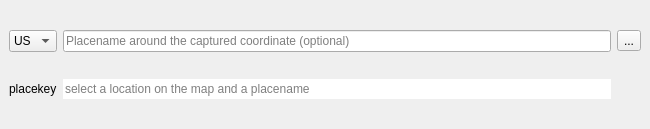
<?xml version="1.0" encoding="UTF-8"?>
<ui version="4.0">
 <class>placekeyDockWidgetBase</class>
 <widget class="QDockWidget" name="placekeyDockWidgetBase">
  <property name="geometry">
   <rect>
    <x>0</x>
    <y>0</y>
    <width>650</width>
    <height>129</height>
   </rect>
  </property>
  <property name="windowTitle">
   <string>Placekey Connector</string>
  </property>
  <widget class="QWidget" name="dockWidgetContents">
   <layout class="QGridLayout" name="gridLayout">
    <item row="0" column="3">
     <widget class="QToolButton" name="toolButton">
      <property name="text">
       <string>...</string>
      </property>
      <property name="icon">
       <iconset>
        <normaloff>../Hqgis/target.png</normaloff>../Hqgis/target.png</iconset>
      </property>
      <property name="checkable">
       <bool>true</bool>
      </property>
      <property name="checked">
       <bool>false</bool>
      </property>
     </widget>
    </item>
    <item row="0" column="1">
     <layout class="QVBoxLayout" name="verticalLayout">
      <item>
       <widget class="QLineEdit" name="lineEdit">
        <property name="placeholderText">
         <string>Placename around the captured coordinate (optional)</string>
        </property>
       </widget>
      </item>
     </layout>
    </item>
    <item row="1" column="0">
     <widget class="QLabel" name="label">
      <property name="text">
       <string>placekey</string>
      </property>
     </widget>
    </item>
    <item row="0" column="0">
     <widget class="QComboBox" name="comboBox">
      <item>
       <property name="text">
        <string>US</string>
       </property>
      </item>
      <item>
       <property name="text">
        <string>NL</string>
       </property>
      </item> 
     </widget>
    </item>
    <item row="1" column="1">
     <widget class="QLineEdit" name="lineEdit_2">
      <property name="frame">
       <bool>false</bool>
      </property>
      <property name="readOnly">
       <bool>true</bool>
      </property>
      <property name="placeholderText">
       <string>select a location on the map and a placename</string>
      </property>
     </widget>
    </item>
   </layout>
  </widget>
 </widget>
 <resources/>
 <connections/>
</ui>
